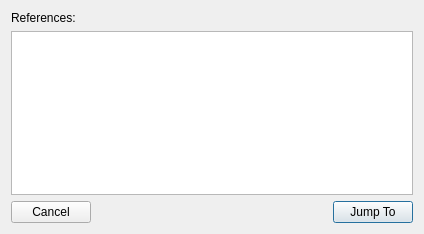
<?xml version="1.0" encoding="UTF-8"?>
<ui version="4.0">
 <class>FindReferencesResultDialog</class>
 <widget class="QWidget" name="FindReferencesResultDialog">
  <property name="geometry">
   <rect>
    <x>0</x>
    <y>0</y>
    <width>424</width>
    <height>234</height>
   </rect>
  </property>
  <property name="windowTitle">
   <string>Find References</string>
  </property>
  <layout class="QVBoxLayout" name="verticalLayout">
   <item>
    <widget class="QLabel" name="listLabel">
     <property name="text">
      <string>References:</string>
     </property>
    </widget>
   </item>
   <item>
    <widget class="QTreeView" name="referenceList"/>
   </item>
   <item>
    <layout class="QHBoxLayout" name="horizontalLayout">
     <item>
      <widget class="QPushButton" name="cancelBn">
       <property name="text">
        <string>Cancel</string>
       </property>
      </widget>
     </item>
     <item>
      <spacer name="horizontalSpacer">
       <property name="orientation">
        <enum>Qt::Horizontal</enum>
       </property>
       <property name="sizeHint" stdset="0">
        <size>
         <width>40</width>
         <height>20</height>
        </size>
       </property>
      </spacer>
     </item>
     <item>
      <widget class="QPushButton" name="jumpToBn">
       <property name="text">
        <string>Jump To</string>
       </property>
       <property name="autoDefault">
        <bool>true</bool>
       </property>
       <property name="default">
        <bool>true</bool>
       </property>
      </widget>
     </item>
    </layout>
   </item>
  </layout>
 </widget>
 <resources/>
 <connections>
  <connection>
   <sender>cancelBn</sender>
   <signal>clicked()</signal>
   <receiver>FindReferencesResultDialog</receiver>
   <slot>close()</slot>
   <hints>
    <hint type="sourcelabel">
     <x>47</x>
     <y>212</y>
    </hint>
    <hint type="destinationlabel">
     <x>211</x>
     <y>116</y>
    </hint>
   </hints>
  </connection>
 </connections>
</ui>
